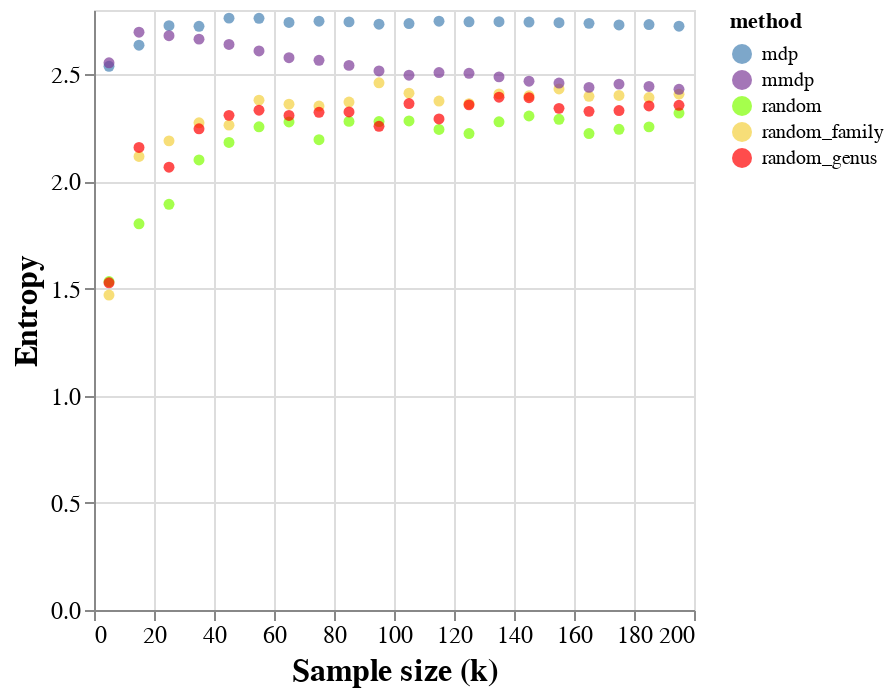

The code cell stored with this chart in its notebook:
### Code cell
import pandas as pd
from pathlib import Path
import altair as alt

# Frame = all languages in GB
# k = range from 5 to 500, steps of 5
# distances = all language in GB
df = pd.read_csv("experiments/experiment-200-new.csv")

plot = (
    alt.Chart(df)
    .mark_circle()
    .encode(
        x=alt.X(
            "k",
            title="Sample size (k)",
        ),
        y=alt.Y(
            "entropy",
            # scale=alt.Scale(domain=[1.0, 1.14]),
            title="Entropy",
        ),
        color=alt.Color('method').scale(range=['steelblue', '#7D3C98', 'chartreuse', '#F4D03F', 'red', '#D35400', ])
    )
    .configure_axis(labelFontSize=12, labelFont="serif", titleFontSize=16, titleFont="serif")
)
plot

### Figure 1 — Vega-Lite specification as saved in the notebook (floating-point values rounded to 4 significant figures)
{"config": {"view": {"continuousWidth": 300, "continuousHeight": 300}, "axis": {"labelFont": "serif", "labelFontSize": 12, "titleFont": "serif", "titleFontSize": 16}}, "data": {"name": "data-da162b2ded6c1c8c39f55c6be8534b96"}, "mark": {"type": "circle"}, "encoding": {"color": {"field": "method", "scale": {"range": ["steelblue", "#7D3C98", "chartreuse", "#F4D03F", "red", "#D35400"]}, "type": "nominal"}, "x": {"field": "k", "title": "Sample size (k)", "type": "quantitative"}, "y": {"field": "entropy", "title": "Entropy", "type": "quantitative"}}, "$schema": "https://vega.github.io/schema/vega-lite/v5.16.3.json", "datasets": {"data-da162b2ded6c1c8c39f55c6be8534b96": [{"method": "random", "entropy": 1.533, "k": 5}, {"method": "random", "entropy": 1.802, "k": 15}, {"method": "mdp", "entropy": 2.537, "k": 5}, {"method": "random_family", "entropy": 1.47, "k": 5}, {"method": "mmdp", "entropy": 2.553, "k": 5}, {"method": "random", "entropy": 1.893, "k": 25}, {"method": "random_family", "entropy": 2.117, "k": 15}, {"method": "mdp", "entropy": 2.636, "k": 15}, {"method": "mmdp", "entropy": 2.696, "k": 15}, {"method": "random_family", "entropy": 2.189, "k": 25}, {"method": "random", "entropy": 2.1, "k": 35}, {"method": "mdp", "entropy": 2.727, "k": 25}, {"method": "mmdp", "entropy": 2.68, "k": 25}, {"method": "mmdp", "entropy": 2.664, "k": 35}, {"method": "mdp", "entropy": 2.724, "k": 35}, {"method": "random", "entropy": 2.182, "k": 45}, {"method": "random_family", "entropy": 2.273, "k": 35}, {"method": "random_genus", "entropy": 1.527, "k": 5}, {"method": "random_family", "entropy": 2.263, "k": 45}, {"method": "random_genus", "entropy": 2.159, "k": 15}, {"method": "random", "entropy": 2.255, "k": 55}, {"method": "mmdp", "entropy": 2.639, "k": 45}, {"method": "mdp", "entropy": 2.762, "k": 45}, {"method": "random_genus", "entropy": 2.066, "k": 25}, {"method": "random_family", "entropy": 2.379, "k": 55}, {"method": "random", "entropy": 2.278, "k": 65}, {"method": "mmdp", "entropy": 2.609, "k": 55}, {"method": "random_genus", "entropy": 2.246, "k": 35}, {"method": "random_family", "entropy": 2.36, "k": 65}, {"method": "mdp", "entropy": 2.761, "k": 55}, {"method": "random", "entropy": 2.195, "k": 75}, {"method": "mmdp", "entropy": 2.577, "k": 65}, {"method": "random_genus", "entropy": 2.308, "k": 45}, {"method": "random_family", "entropy": 2.352, "k": 75}, {"method": "mdp", "entropy": 2.742, "k": 65}, {"method": "random", "entropy": 2.28, "k": 85}, {"method": "random_genus", "entropy": 2.332, "k": 55}, {"method": "mmdp", "entropy": 2.565, "k": 75}, {"method": "random_family", "entropy": 2.37, "k": 85}, {"method": "random_genus", "entropy": 2.308, "k": 65}, {"method": "random", "entropy": 2.279, "k": 95}, {"method": "mdp", "entropy": 2.748, "k": 75}, {"method": "mmdp", "entropy": 2.542, "k": 85}, {"method": "random_family", "entropy": 2.46, "k": 95}, {"method": "random_genus", "entropy": 2.323, "k": 75}, {"method": "mmdp", "entropy": 2.515, "k": 95}, {"method": "random", "entropy": 2.282, "k": 105}, {"method": "mdp", "entropy": 2.744, "k": 85}, {"method": "random_genus", "entropy": 2.324, "k": 85}, {"method": "random_family", "entropy": 2.412, "k": 105}, {"method": "random", "entropy": 2.243, "k": 115}, {"method": "mmdp", "entropy": 2.496, "k": 105}, {"method": "mdp", "entropy": 2.734, "k": 95}, {"method": "random_genus", "entropy": 2.257, "k": 95}, {"method": "random_family", "entropy": 2.375, "k": 115}, {"method": "random", "entropy": 2.223, "k": 125}, {"method": "mmdp", "entropy": 2.508, "k": 115}, {"method": "random_family", "entropy": 2.363, "k": 125}, {"method": "random_genus", "entropy": 2.363, "k": 105}, {"method": "mdp", "entropy": 2.737, "k": 105}, {"method": "random", "entropy": 2.278, "k": 135}, {"method": "mmdp", "entropy": 2.505, "k": 125}, {"method": "random_genus", "entropy": 2.292, "k": 115}, {"method": "random_family", "entropy": 2.409, "k": 135}, {"method": "mmdp", "entropy": 2.488, "k": 135}, {"method": "random", "entropy": 2.305, "k": 145}, {"method": "random_genus", "entropy": 2.357, "k": 125}, {"method": "mdp", "entropy": 2.748, "k": 115}, {"method": "random_family", "entropy": 2.4, "k": 145}, {"method": "mmdp", "entropy": 2.468, "k": 145}, {"method": "random_genus", "entropy": 2.393, "k": 135}, {"method": "random", "entropy": 2.29, "k": 155}, {"method": "mdp", "entropy": 2.745, "k": 125}, {"method": "random_family", "entropy": 2.431, "k": 155}, {"method": "random_genus", "entropy": 2.391, "k": 145}, {"method": "random", "entropy": 2.223, "k": 165}, {"method": "mmdp", "entropy": 2.459, "k": 155}, {"method": "random_family", "entropy": 2.397, "k": 165}, {"method": "mdp", "entropy": 2.745, "k": 135}, {"method": "random_genus", "entropy": 2.341, "k": 155}, {"method": "random", "entropy": 2.243, "k": 175}, {"method": "mmdp", "entropy": 2.439, "k": 165}, {"method": "random_family", "entropy": 2.401, "k": 175}, {"method": "random_genus", "entropy": 2.327, "k": 165}, {"method": "mmdp", "entropy": 2.454, "k": 175}, {"method": "mdp", "entropy": 2.744, "k": 145}, {"method": "random", "entropy": 2.255, "k": 185}, {"method": "random_family", "entropy": 2.392, "k": 185}, {"method": "random_genus", "entropy": 2.331, "k": 175}, {"method": "mmdp", "entropy": 2.443, "k": 185}, {"method": "random", "entropy": 2.319, "k": 195}, {"method": "mdp", "entropy": 2.741, "k": 155}, {"method": "random_genus", "entropy": 2.352, "k": 185}, {"method": "random_family", "entropy": 2.407, "k": 195}, {"method": "mmdp", "entropy": 2.43, "k": 195}, {"method": "random_genus", "entropy": 2.355, "k": 195}, {"method": "mdp", "entropy": 2.738, "k": 165}, {"method": "mdp", "entropy": 2.73, "k": 175}, {"method": "mdp", "entropy": 2.732, "k": 185}, {"method": "mdp", "entropy": 2.724, "k": 195}]}}
